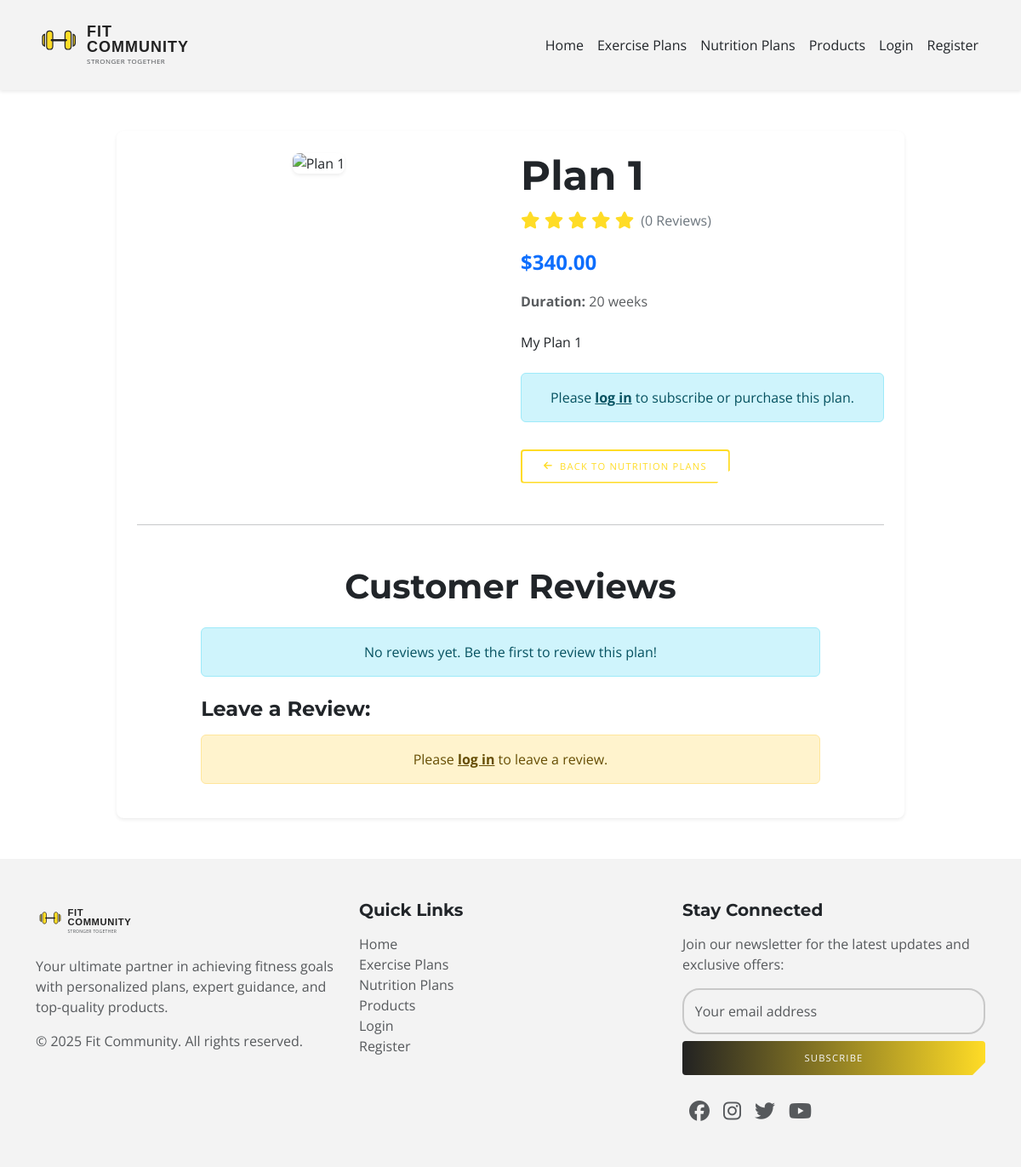
/nutrition-plans/1/, run on an earlier commit of the app's database.
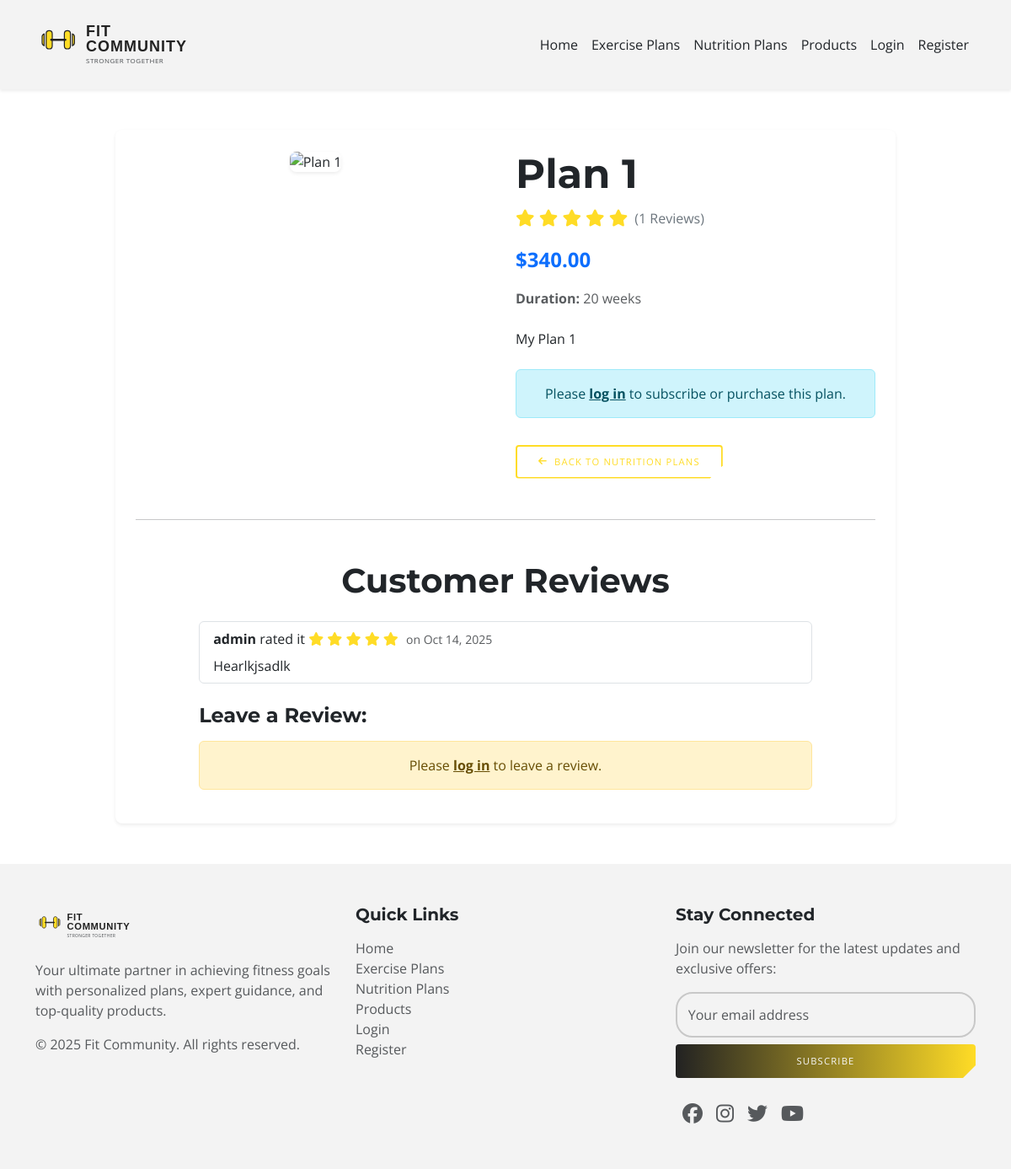
And on a later commit of the database.
### fitness/models.py (models this page shows, shortened)
class NutritionPlan(models.Model):
    title = models.CharField(max_length=100)
    description = models.TextField()
    price = models.DecimalField(max_digits=8, decimal_places=2)
    duration_weeks = models.PositiveIntegerField()
    stripe_price_id = models.CharField(
        max_length=255, blank=True, null=True, unique=True
    )
    image = models.ImageField(upload_to='plan_images/', blank=True, null=True)

### products/models.py (models this page shows, shortened)
class Review(models.Model):
    user = models.ForeignKey(
        User, on_delete=models.CASCADE, related_name='reviews'
    )
    exercise_plan = models.ForeignKey(
        'fitness.ExercisePlan', on_delete=models.CASCADE, null=True,
        blank=True, related_name='reviews'
    )
    nutrition_plan = models.ForeignKey(
        'fitness.NutritionPlan', on_delete=models.CASCADE, null=True,
        blank=True, related_name='reviews'
    )
    product = models.ForeignKey(
        Product, on_delete=models.CASCADE, null=True, blank=True,
        related_name='reviews'
    )
    rating = models.IntegerField(
        choices=[(i, str(i)) for i in range(1, 6)],
        help_text="Rate this item on a scale of 1 to 5."
    )
    comment = models.TextField(blank=True, null=True)
    created_at = models.DateTimeField(auto_now_add=True)
    class Meta:
        ordering = ['-created_at']

### fitness/views.py (the view)
def nutrition_plan_detail(request, pk):  # show nutrition plan detail
    plan = get_object_or_404(
        NutritionPlan.objects.annotate(
            average_rating=Avg('reviews__rating'),
            review_count=Count('reviews'),
        ),
        pk=pk,
    )
    if request.method == 'POST':
        form = ReviewForm(request.POST)
        if form.is_valid():
            if request.user.is_authenticated:
                rev = form.save(commit=False)
                rev.user = request.user
                rev.nutrition_plan = plan
                rev.save()
                messages.success(request, 'Review submitted.')
                return redirect('nutrition_plan_detail', pk=pk)
            messages.error(request, 'Log in to submit a review.')
    else:
        form = ReviewForm()
    return render(
        request,
        'public-pages/nutrition_plan_detail.html',
        {'plan': plan, 'reviews': plan.reviews.all(), 'form': form},
    )

### products/forms.py
class ReviewForm(forms.ModelForm):
    class Meta:
        model = Review
        fields = ['rating', 'comment']
        widgets = {
            'rating': forms.Select(
                choices=[(i, str(i)) for i in range(1, 6)],
                attrs={'class': 'form-control'}
            ),
            'comment': forms.Textarea(
                attrs={
                    'rows': 4,
                    'class': 'form-control',
                    'placeholder': 'Write your review here...'
                }
            ),
        }
        labels = {
            'rating': 'Your Rating',
            'comment': 'Your Comment',
        }

### fitness/templatetags/rating_extras.py (called while the page is built)
@register.filter
def round_int(value):
    try:
        return int(round(Decimal(value)))
    except (TypeError, InvalidOperation):
        return 0

### templates/public-pages/nutrition_plan_detail.html (shortened to what the changed rows need)
{% extends 'base.html' %}
{% block content %}
{% load static %}
{% load static rating_extras %}
<div class="container my-5">
    <div class="row justify-content-center">
        <div class="col-lg-10 col-md-12">
            <div class="card shadow-sm border-0 product-detail-card">
                <div class="card-body p-4">
                    <div class="row g-4">
                        <div class="col-md-6">
                            <h1 class="display-5 fw-bold mb-2">{{ plan.title }}</h1>
                        <div class="d-flex align-items-center mb-3">
                            <div class="star-rating me-2 fs-5">
                                {% with plan.average_rating|round_int as rounded %}
                                    {% for _ in "12345" %}
                                        <i class="fas fa-star{% if forloop.counter <= rounded %} on{% endif %}"></i>
                                    {% endfor %}
                                {% endwith %}
                            </div>
                            <span class="review-count-text fs-6">({{ plan.review_count }} Reviews)</span>
                        </div>
                            <p class="fs-4 fw-bold text-primary mb-3">${{ plan.price|floatformat:2 }}</p>
                            <p class="text-muted mb-4"><strong>Duration:</strong> {{ plan.duration_weeks }} weeks</p>
                            <p class="text-dark mb-4">{{ plan.description }}</p>
                            {% if user.is_authenticated %}
                                <h4 class="mt-4 mb-3 fw-bold">Purchase Options:</h4>
                                <div class="d-flex flex-column mb-4">
                                    <form action="{% url 'create_subscription_checkout' 'nutrition_plan' plan.id %}" method="post" class="mb-2">
                                        {% csrf_token %}
                                        <button type="submit" class="custom-btn custom-btn-lg">
                                            <i class="fas fa-magic me-2"></i>Subscribe Now
                                        </button>
                                        <small class="form-text text-muted ml-2 d-block"> (Billed recurringly)</small>
                                    </form>
                                    <form action="{% url 'add_to_cart' 'nutrition_plan' plan.id %}" method="post" class="d-flex align-items-center">
                                        {% csrf_token %}
                                        <div class="form-group me-3">
                                            <label for="quantity" class="form-label visually-hidden">Quantity</label>
                                            <input type="number" name="quantity" id="quantity" value="1" min="1" class="form-control text-center quantity-input-width">
                                        </div>
                                        <button type="submit" class="custom-btn custom-btn-lg btn-outline-dark">
                                            <i class="fas fa-shopping-cart me-2"></i>Add to Cart (One-time)
                                        </button>
                                    </form>
                                </div>
                            {% else %}
                                <div class="alert alert-info text-center" role="alert">
                                    Please <a href="{% url 'login' %}" class="alert-link">log in</a> to subscribe or purchase this plan.
                                </div>
                            {% endif %}
                            <a href="{% url 'nutrition_plan_list' %}" class="custom-btn btn-outline-dark btn-sm mt-3">
                                <i class="fas fa-arrow-left me-2"></i>Back to Nutrition Plans
                            </a>
                        </div>
                    </div>
                    <div class="row justify-content-center">
                        <div class="col-lg-10">
                            {% if reviews %}
                                <ul class="list-group mb-4">
                                    {% for review in reviews %}
                                        <li class="list-group-item d-flex flex-column flex-sm-row justify-content-between align-items-start align-items-sm-center">
                                            <div>
                                                <strong>{{ review.user.username }}</strong> rated it
                                                <span class="star-rating fs-6">
                                                    {% with review.rating|round_int as rounded_review_rating %}
                                                        {% for _ in "12345" %}
                                                            <i class="fas fa-star{% if forloop.counter <= rounded_review_rating %} on{% endif %}"></i>
                                                        {% endfor %}
                                                    {% endwith %}
                                                </span>
                                                <small class="text-muted d-block d-sm-inline-block">on {{ review.created_at|date:"M d, Y" }}</small>
                                                {% if review.comment %}
                                                    <p class="mt-2 mb-0">{{ review.comment }}</p>
                                                {% endif %}
                                            </div>
                                        </li>
                                        {% endfor %}
                                </ul>
                            {% else %}
                                <div class="alert alert-info text-center" role="alert">
                                    No reviews yet. Be the first to review this plan!
                                </div>
                            {% endif %}
                            <h4 class="mt-4 mb-3">Leave a Review:</h4>
                            {% if user.is_authenticated %}
                                <form method="post" class="mb-5">
                                    {% csrf_token %}
                                    {% for field in form %}
                                        <div class="form-floating mb-3">
                                            {{ field }}
                                            <label for="{{ field.id_for_label }}" class="text-muted">{{ field.label }}</label>
                                            {% if field.help_text %}
                                                <div class="form-text text-muted">{{ field.help_text }}</div>
                                            {% endif %}
                                            {% for error in field.errors %}
                                                <div class="invalid-feedback d-block">{{ error }}</div>
                                            {% endfor %}
                                        </div>
                                    {% endfor %}
                                    <div class="d-grid mt-4">
                                        <button type="submit" class="custom-btn custom-btn-lg">Submit Review</button>
                                    </div>
                                </form>
                            {% else %}
                                <div class="alert alert-warning text-center" role="alert">
                                    Please <a href="{% url 'login' %}" class="alert-link">log in</a> to leave a review.
                                </div>
                            {% endif %}
                        </div>
                    </div>
                </div>
            </div>
        </div>
    </div>
</div>
{% endblock %}

What changed in the data, as far as the page shows it:
computed for NutritionPlan "Plan 1": review_count "0" → "1"
added Review: user.username "admin", rating 4 (drawn), created_at "Oct 14, 2025", comment "Hearlkjsadlk"
Also different on the page:
text no longer shown: "No reviews yet. Be the first to review this plan!"
